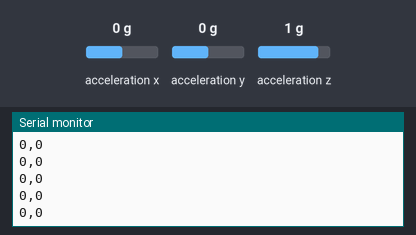
Recording of a sketch running on a simulated Arduino Uno, built with avr-gcc and run on an emulated ATmega328P. Shown: the last lines printed to the serial monitor. Wiring (inferred from the names in the program): MPU-6050 motion sensor at I2C address 0x68. The inputs (shaded band) are chosen by the test bench; at power-on: acceleration x 0 g, acceleration y 0 g, acceleration z 1 g.

Above: at 1.2 s.
1.3 s: acceleration x set to -1.4 g
At 2.3 s:
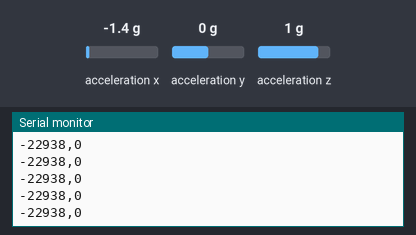
2.8 s: acceleration y set to -1.4 g
At 3.3 s:
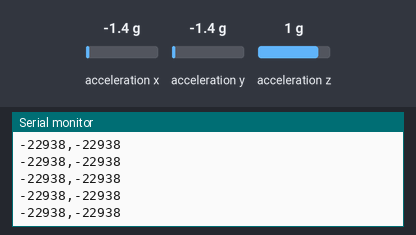
4.3 s: acceleration x set to -0.8 g
At 5.1 s:
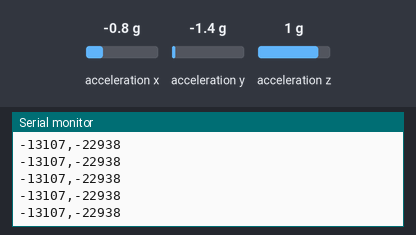
5.8 s: acceleration y set to 0.8 g
At 6.5 s:
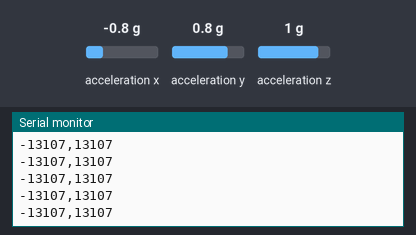
Timing chart, 0 to 8.8 s (numbered marks = the images above; inputs shaded):
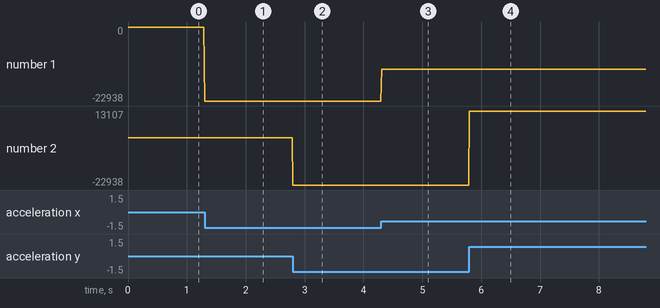

The sketch:

sketch_mpu6050.ino
```cpp
#include <Wire.h>
#include <MPU6050.h>
#include <I2Cdev.h>
int16_t AcX, AcY;
MPU6050 mpu;
int i2c_addr = 0x68;
void setup() {
  Wire.begin();
  mpu.initialize();
  mpu.setXAccelOffset(3460); // Adjust these values to your offset values
  mpu.setYAccelOffset(1358); //
  mpu.setFullScaleAccelRange(1);
  Serial.begin(115200); // Adjust the Baud rate if your controller doesn't support this rate here and in the processing sketch
}
void loop() {
  Wire.beginTransmission(i2c_addr);
  Wire.write(0x3B);
  Wire.endTransmission(false);
  Wire.requestFrom(i2c_addr, 4, true);
  AcX = Wire.read() << 8 | Wire.read();
  AcY = Wire.read() << 8 | Wire.read();

  Serial.print(AcX); Serial.print(","); Serial.println(AcY);
  delay(10);
}
```

Measured:
- after the input at 1.3 s, the serial monitor: prints a new line at once (image 1)
- after the input at 2.8 s, the serial monitor: prints a new line at once (image 2)
- after the input at 4.3 s, the serial monitor: prints a new line at once (image 3)
- after the input at 5.8 s, the serial monitor: prints a new line at once (image 4)
- plotted number 1: 0 → -22938 after the input at 1.3 s, -22938 → -13107 after the input at 4.3 s
- plotted number 2: -22938 → 13107 after the input at 5.8 s
